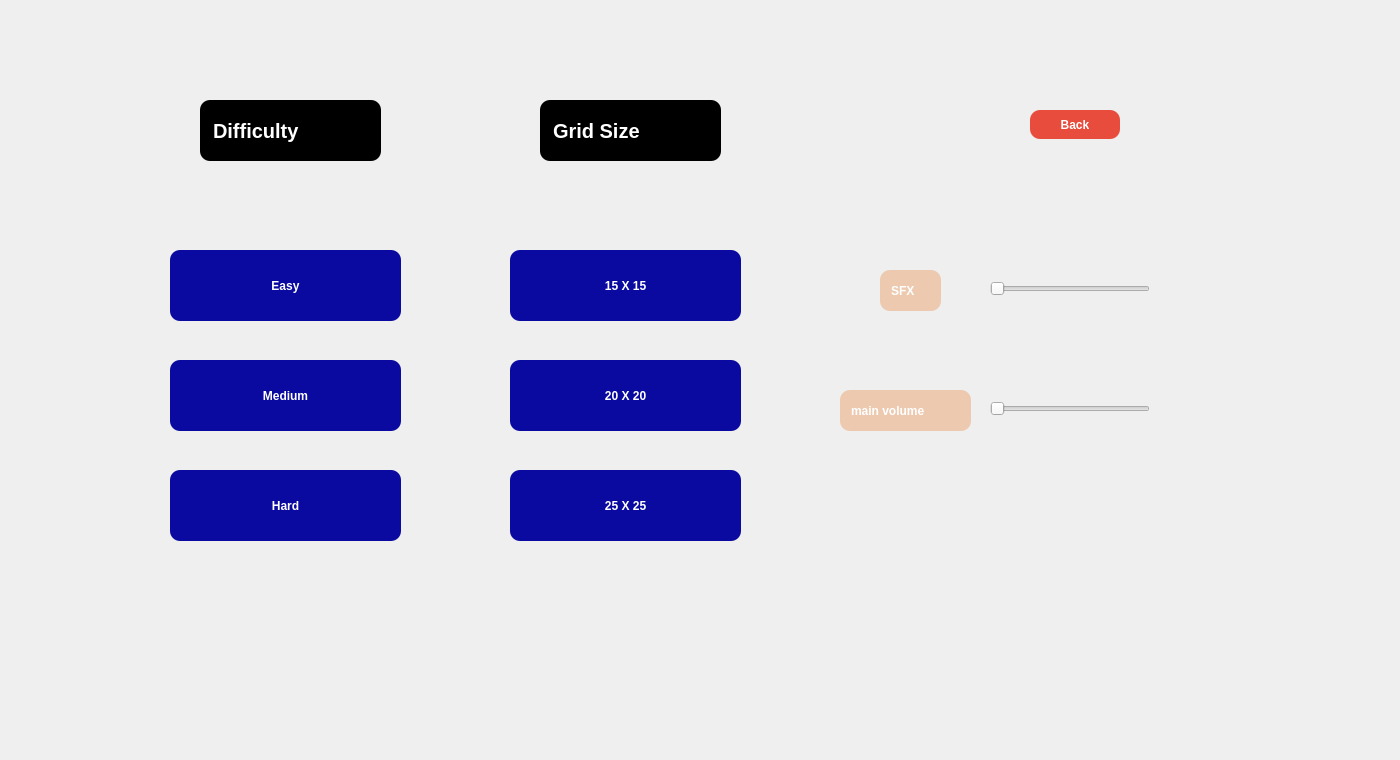
<?xml version="1.0" encoding="UTF-8"?>
<ui version="4.0">
 <class>SettingMenu</class>
 <widget class="QWidget" name="SettingMenu">
  <property name="geometry">
   <rect>
    <x>0</x>
    <y>0</y>
    <width>1400</width>
    <height>760</height>
   </rect>
  </property>
  <property name="windowTitle">
   <string>Form</string>
  </property>
  <widget class="QPushButton" name="Easy">
   <property name="geometry">
    <rect>
     <x>170</x>
     <y>250</y>
     <width>231</width>
     <height>71</height>
    </rect>
   </property>
   <property name="styleSheet">
    <string notr="true">QPushButton {
    background-color: #0a0aa1;
    color: white;
    border: none;
    border-radius: 10px;
    padding: 8px;
    font-weight: bold;
}

QPushButton:hover {
    background-color: #66bb6a;
}

QPushButton:pressed {
    background-color: #388E3C;
}
QPushButton:checked {
    background-color: #4CAF50;
}</string>
   </property>
   <property name="text">
    <string>Easy</string>
   </property>
  </widget>
  <widget class="QPushButton" name="Medium">
   <property name="geometry">
    <rect>
     <x>170</x>
     <y>360</y>
     <width>231</width>
     <height>71</height>
    </rect>
   </property>
   <property name="styleSheet">
    <string notr="true">QPushButton {
    background-color: #0a0aa1;
    color: white;
    border: none;
    border-radius: 10px;
    padding: 8px;
    font-weight: bold;
}

QPushButton:hover {
    background-color: #66bb6a;
}

QPushButton:pressed {
    background-color: #388E3C;
}
QPushButton:checked {
    background-color: #4CAF50;
}</string>
   </property>
   <property name="text">
    <string>Medium</string>
   </property>
  </widget>
  <widget class="QPushButton" name="Hard">
   <property name="geometry">
    <rect>
     <x>170</x>
     <y>470</y>
     <width>231</width>
     <height>71</height>
    </rect>
   </property>
   <property name="styleSheet">
    <string notr="true">QPushButton {
    background-color: #0a0aa1;
    color: white;
    border: none;
    border-radius: 10px;
    padding: 8px;
    font-weight: bold;
}

QPushButton:hover {
    background-color: #66bb6a;
}

QPushButton:pressed {
    background-color: #388E3C;
}
QPushButton:checked {
    background-color: #4CAF50;
}</string>
   </property>
   <property name="text">
    <string>Hard</string>
   </property>
  </widget>
  <widget class="QLabel" name="Difficulty">
   <property name="geometry">
    <rect>
     <x>200</x>
     <y>100</y>
     <width>181</width>
     <height>61</height>
    </rect>
   </property>
   <property name="styleSheet">
    <string notr="true">QLabel {
    /* Black background */
    background-color: #000000;

    /* White text */
    color: #ffffff;

    /* Styling */
    border: none;
    border-radius: 10px;
    padding: 8px;
    font-weight: bold;

    /* 🔥 Font size added */
    font-size: 20px;
}

/* Hover effect */
QLabel:hover {
    background-color: #333333;
}</string>
   </property>
   <property name="text">
    <string>Difficulty </string>
   </property>
  </widget>
  <widget class="QLabel" name="GridSize">
   <property name="geometry">
    <rect>
     <x>540</x>
     <y>100</y>
     <width>181</width>
     <height>61</height>
    </rect>
   </property>
   <property name="styleSheet">
    <string notr="true">QLabel {
    /* Black background */
    background-color: #000000;

    /* White text */
    color: #ffffff;

    /* Styling */
    border: none;
    border-radius: 10px;
    padding: 8px;
    font-weight: bold;

    /* 🔥 Font size added */
    font-size: 20px;
}

/* Hover effect */
QLabel:hover {
    background-color: #333333;
}</string>
   </property>
   <property name="text">
    <string>Grid Size</string>
   </property>
  </widget>
  <widget class="QPushButton" name="S15X15">
   <property name="geometry">
    <rect>
     <x>510</x>
     <y>250</y>
     <width>231</width>
     <height>71</height>
    </rect>
   </property>
   <property name="styleSheet">
    <string notr="true">QPushButton {
    background-color: #0a0aa1;
    color: white;
    border: none;
    border-radius: 10px;
    padding: 8px;
    font-weight: bold;
}

QPushButton:hover {
    background-color: #66bb6a;
}

QPushButton:pressed {
    background-color: #388E3C;
}
QPushButton:checked {
    background-color: #4CAF50;
}</string>
   </property>
   <property name="text">
    <string>15 X 15</string>
   </property>
  </widget>
  <widget class="QPushButton" name="S20X20">
   <property name="geometry">
    <rect>
     <x>510</x>
     <y>360</y>
     <width>231</width>
     <height>71</height>
    </rect>
   </property>
   <property name="styleSheet">
    <string notr="true">QPushButton {
    background-color: #0a0aa1;
    color: white;
    border: none;
    border-radius: 10px;
    padding: 8px;
    font-weight: bold;
}

QPushButton:hover {
    background-color: #66bb6a;
}

QPushButton:pressed {
    background-color: #388E3C;
}
QPushButton:checked {
    background-color: #4CAF50;
}</string>
   </property>
   <property name="text">
    <string>20 X 20</string>
   </property>
  </widget>
  <widget class="QPushButton" name="S25X25">
   <property name="geometry">
    <rect>
     <x>510</x>
     <y>470</y>
     <width>231</width>
     <height>71</height>
    </rect>
   </property>
   <property name="styleSheet">
    <string notr="true">QPushButton {
    background-color: #0a0aa1;
    color: white;
    border: none;
    border-radius: 10px;
    padding: 8px;
    font-weight: bold;
}

QPushButton:hover {
    background-color: #66bb6a;
}

QPushButton:pressed {
    background-color: #388E3C;
}
QPushButton:checked {
    background-color: #4CAF50;
}</string>
   </property>
   <property name="text">
    <string>25 X 25</string>
   </property>
  </widget>
  <widget class="QSlider" name="SFXSlider">
   <property name="geometry">
    <rect>
     <x>990</x>
     <y>280</y>
     <width>160</width>
     <height>18</height>
    </rect>
   </property>
   <property name="orientation">
    <enum>Qt::Orientation::Horizontal</enum>
   </property>
  </widget>
  <widget class="QLabel" name="SFX">
   <property name="geometry">
    <rect>
     <x>880</x>
     <y>270</y>
     <width>61</width>
     <height>41</height>
    </rect>
   </property>
   <property name="styleSheet">
    <string notr="true">QLabel {
    /* Black background as requested */
    background-color: #EDC9AF;
    
    /* White text to contrast with black */
    color: #ffffff;
    
    /* Keeping your previous styling preferences */
    border: none;
    border-radius: 10px;
    padding: 8px;
    font-weight: bold;
}
</string>
   </property>
   <property name="text">
    <string>SFX</string>
   </property>
  </widget>
  <widget class="QLabel" name="MainVol">
   <property name="geometry">
    <rect>
     <x>840</x>
     <y>390</y>
     <width>131</width>
     <height>41</height>
    </rect>
   </property>
   <property name="styleSheet">
    <string notr="true">QLabel {
    /* Black background as requested */
    background-color: #EDC9AF;
    
    /* White text to contrast with black */
    color: #ffffff;
    
    /* Keeping your previous styling preferences */
    border: none;
    border-radius: 10px;
    padding: 8px;
    font-weight: bold;
}
</string>
   </property>
   <property name="text">
    <string>main volume</string>
   </property>
  </widget>
  <widget class="QSlider" name="MainVolSilder">
   <property name="geometry">
    <rect>
     <x>990</x>
     <y>400</y>
     <width>160</width>
     <height>18</height>
    </rect>
   </property>
   <property name="orientation">
    <enum>Qt::Orientation::Horizontal</enum>
   </property>
  </widget>
  <widget class="QPushButton" name="Back">
   <property name="geometry">
    <rect>
     <x>1030</x>
     <y>110</y>
     <width>90</width>
     <height>29</height>
    </rect>
   </property>
   <property name="styleSheet">
    <string notr="true">QPushButton {
    background-color: #e74c3c;
    color: white;
    border: none;
    border-radius: 10px;
    padding: 8px;
    font-weight: bold;
}

QPushButton:hover {
    background-color: #ff5c5c;
}

QPushButton:pressed {
    background-color: #c0392b;
}</string>
   </property>
   <property name="text">
    <string>Back</string>
   </property>
  </widget>
 </widget>
 <resources/>
 <connections>
  <connection>
   <sender>Back</sender>
   <signal>clicked()</signal>
   <receiver>Back</receiver>
   <slot>showMenu()</slot>
   <hints>
    <hint type="sourcelabel">
     <x>1084</x>
     <y>94</y>
    </hint>
    <hint type="destinationlabel">
     <x>1084</x>
     <y>94</y>
    </hint>
   </hints>
  </connection>
 </connections>
</ui>
